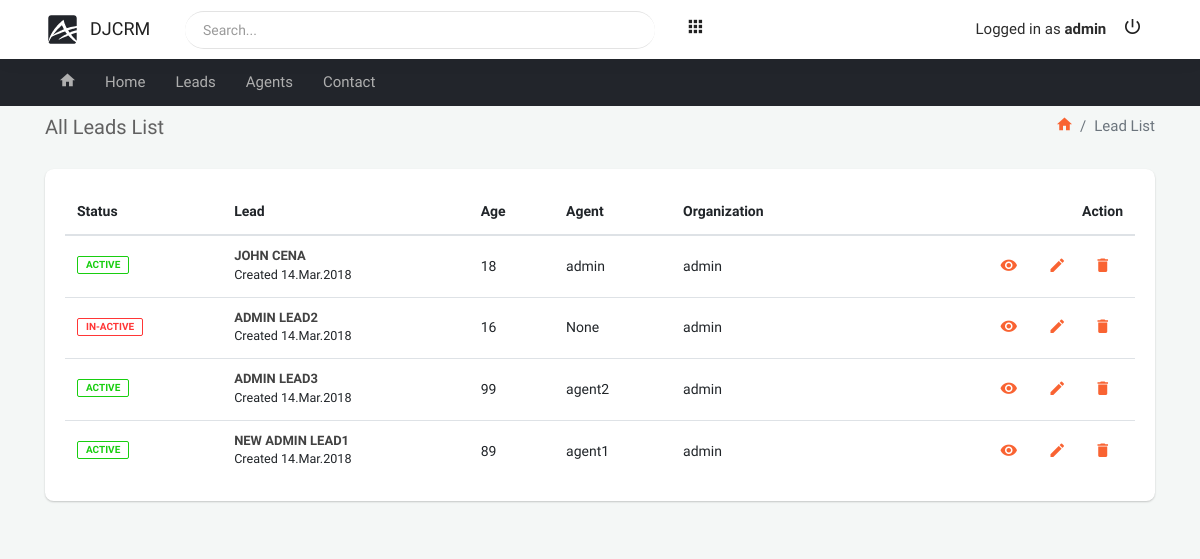
/lead-list/ (signed in), run on the app's committed database.
### leads/models.py (models this page shows, shortened)
class User(AbstractUser):
    is_organization = models.BooleanField(default=True)
    is_agent = models.BooleanField(default=False)

class Lead(models.Model):
    first_name = models.CharField(max_length=250)
    last_name = models.CharField(max_length=250)
    age = models.IntegerField(default=0)
    organization = models.ForeignKey('UserProfile', on_delete=models.CASCADE, default=2)
    agent = models.ForeignKey('Agent', on_delete=models.SET_NULL, null=True, blank=True)

class Agent(models.Model):
    user = models.OneToOneField(User, on_delete=models.CASCADE)
    organization = models.ForeignKey(UserProfile, on_delete=models.CASCADE, default=2)
    def __str__(self):
        return self.user.username

class UserProfile(models.Model):
    user = models.OneToOneField(User, on_delete=models.CASCADE)
    def __str__(self):
        return self.user.username

### leads/views.py (the view)
# urls.py: path('lead-list/', LeadList.as_view(), name='lead-list'),
class LeadList(LoginRequiredMixin, generic.ListView):
    template_name = 'leads/lead-list.html'
    context_object_name = 'leads'
    paginate_by = 10
    def get_queryset(self):
        user = self.request.user
        if user.is_organization:
            queryset = Lead.objects.filter(organization=user.userprofile)
        else:
            queryset = Lead.objects.filter(organization=user.agent.organization)
            queryset = queryset.filter(agent__user=user)
        return queryset

### templates/leads/lead-list.html (shortened to what this page needs)
{% extends 'base.html' %}
{% block content %}
    <div class="container">
        <div class="block-header">
            <div class="row clearfix">
                <div class="col-lg-5 col-md-5 col-sm-12">
                    <h2>All Leads List</h2>
                </div>
                <div class="col-lg-7 col-md-7 col-sm-12">
                    <ul class="breadcrumb float-md-right padding-0">
                        <li class="breadcrumb-item"><a href="{% url 'home' %}"><i class="zmdi zmdi-home"></i></a></li>
                        <li class="breadcrumb-item active">Lead List</li>
                    </ul>
                </div>
            </div>
        </div>
        <div class="row clearfix">
            <div class="col-lg-12 col-md-12">
                <div class="card">
                    <div class="body project_report">
                        <div class="table-responsive">
                            <table class="table m-b-0 table-hover">
                                <thead>
                                <tr>
                                    <th>Status</th>
                                    <th>Lead</th>
                                    <th>Age</th>
                                    <th>Agent</th>
                                    <th>Organization</th>
                                    {% if request.user.is_organization %}
                                        <th>Action</th>
                                    {% endif %}
                                </tr>
                                </thead>
                                <tbody>
                                {% for lead in leads %}
                                    <tr>
                                        <td>
                                            {% if lead.agent %}
                                                <span class="badge badge-success">Active</span>
                                            {% else %}
                                                <span class="badge badge-danger">In-Active</span>
                                            {% endif %}
                                        </td>
                                        <td class="project-title">
                                            <h6>
                                                <a href="{% url 'leads:lead-details' lead.id %}">{{ lead.first_name }} {{ lead.last_name }}</a>
                                            </h6>
                                            <small>Created 14.Mar.2018</small>
                                        </td>
                                        <td>
                                            {{ lead.age }}
                                        </td>
                                        <td>
                                            {{ lead.agent }}
                                        </td>
                                        <td>{{ lead.organization }}</td>
                                        {% if request.user.is_organization %}
                                            <td class="project-actions">
                                                <a href="{% url 'leads:lead-details' lead.id %}"
                                                   class="btn btn-neutral btn-sm"><i class="zmdi zmdi-eye"></i></a>
                                                <a href="{% url 'leads:lead-update' lead.id %}"
                                                   class="btn btn-neutral btn-sm"><i
                                                        class="zmdi zmdi-edit"></i></a>
                                                <a href="{% url 'leads:lead-delete' lead.id %}"
                                                   class="btn btn-neutral btn-sm"><i class="zmdi zmdi-delete"></i></a>
                                            </td>
                                        {% endif %}
                                    </tr>
                                {% endfor %}
                                </tbody>
                            </table>
                        </div>
                    </div>
                </div>
            </div>
        </div>
    </div>
{% endblock %}

### templates/include/navbar.html (shortened to what this page needs)
{% load static %}
<nav class="navbar">
    <div class="container">
        <ul class="nav navbar-nav">
            <li>
                <div class="navbar-header">
                    <a class="navbar-brand" href="{% url 'home' %}"><img
                            src="{% static 'assets/images/logo-black.svg' %}" width="35" alt="DjCrm"><span
                            class="m-l-10">DjCrm</span></a>
                </div>
            </li>
            <li class="search_bar">
                <div class="input-group">
                    <input type="text" class="form-control" placeholder="Search...">
                </div>
            </li>
            {% if request.user.is_superuser %}
                <li class="dropdown"><a href="javascript:void(0);" class="dropdown-toggle" data-toggle="dropdown"
                                        role="button"><i class="zmdi zmdi-apps"></i></a>
                </li>
            {% endif %}
            <li class="float-right">
                {% if request.user.is_authenticated %}
                    <span>Logged in as <strong>{{ request.user.username }}</strong></span>
                    <a href="{% url 'logout' %}" class="mega-menu"><i class="zmdi zmdi-power"></i></a>
                {% else %}
                    <a href="{% url 'signup' %}" class="js-right-sidebar"><i
                            class="zmdi zmdi-account-add"></i></a>
                    <a href="{% url 'login' %}" class="js-right-sidebar"><i
                            class="zmdi zmdi-sign-in"></i></a>
                {% endif %}
            </li>
        </ul>
    </div>
</nav>

### data on the page
User: user.username "admin"
Lead: shows "ACTIVE", first_name "JOHN", last_name "CENA", age "18", agent "admin", organization "admin"
Lead: shows "IN-ACTIVE", first_name "ADMIN", last_name "LEAD2", age "16", agent "None", organization "admin"
Lead: shows "ACTIVE", first_name "ADMIN", last_name "LEAD3", age "99", agent "agent2", organization "admin"
Lead: shows "ACTIVE", first_name "NEW ADMIN", last_name "LEAD1", age "89", agent "agent1", organization "admin"
